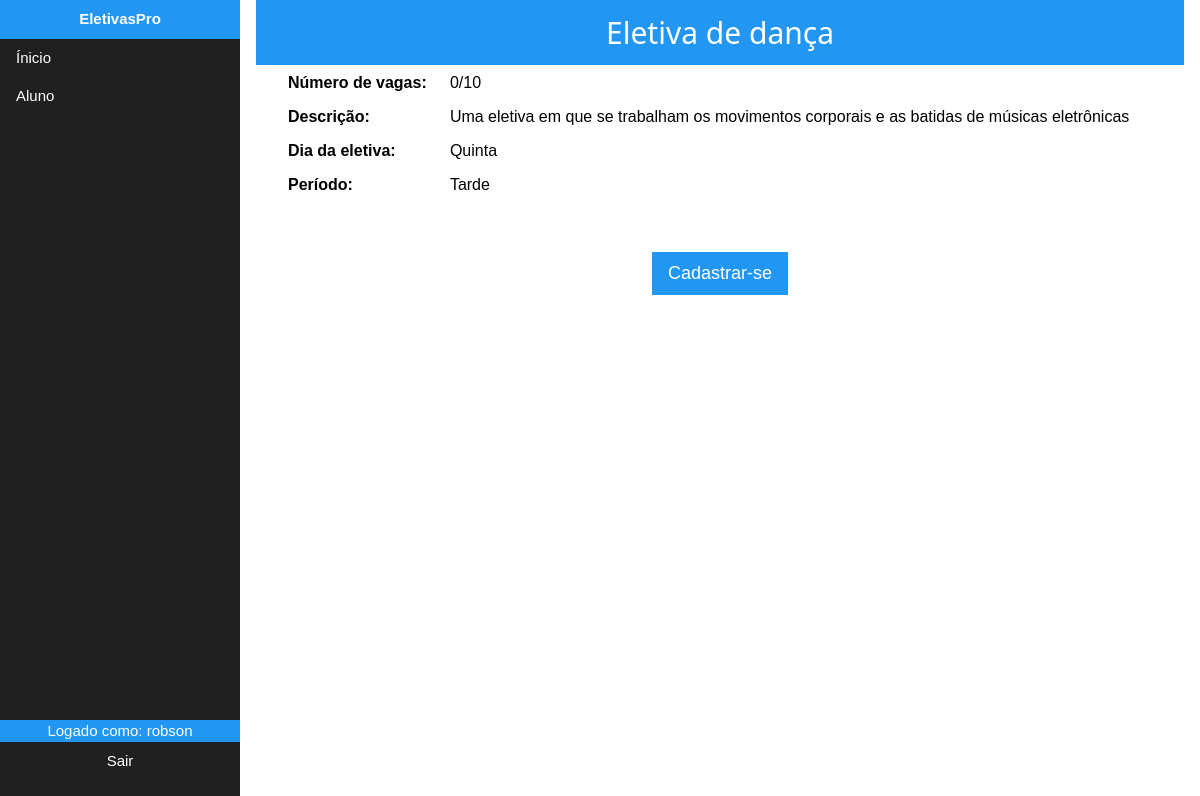
/aluno/eletiva/26 (signed in), run on the app's committed database.
### aluno/models.py (models this page shows, shortened)
class Aluno(models.Model):
    series = (
        (1,'1 Série'),
        (2,'2 Série'),
        (3,'3 Série'),
    )
    turmas = (
        ('A', 'TURMA A'),
        ('B', 'TURMA B'),
        ('C', 'TURMA C'),
        ('D', 'TURMA D'),
    )
    sige = models.CharField("Matricula do SIGE",max_length=7,unique=True,blank=True,null=True)
    nome = models.CharField("Nome", max_length=100)
    serie = models.IntegerField("Numero da série",choices=series, default=1)
    turma = models.CharField("Turma ", max_length=1,choices=turmas,default='A')
    cpf = models.CharField("CPF", max_length=11,blank=True,null=True)

### professor/models.py (models this page shows, shortened)
class Eletiva(models.Model):
    dias = (
        ('1','Segunda'),
        ('2','Terça'),
        ('3','Quarta'),
        ('4','Quinta'),
        ('5','Sexta'),
    )
    periodos = (
        ('1', 'Manhã'),
        ('2','Tarde'),
    )
    ativo = (
        (1,'Ativo'),
        (2,'Não Ativo'),
    )
    professor = models.ForeignKey(Professor,on_delete=models.CASCADE)
    nome = models.CharField("Nome",max_length=50)
    vagas = models.IntegerField("Número disponível de vagas",default=32)
    vagas_usadas = models.IntegerField("Vagas_preenchidas (deixe zero!)", default=0)
    dia = models.CharField("Dia da eletiva",max_length=1,choices=dias,default='1')
    periodo = models.CharField("Período da eletiva",max_length=1,choices=periodos,default='1')
    desc = models.TextField("Descrição da eletiva")
    ativa = models.IntegerField("Ativado",choices=ativo,default=1)

### aluno/auth_aluno.py (the view)
    def checar_logado(request, **kwargs):
        try:
            if request.session['aluno_logado'] == True:
                return view(request,**kwargs)
            else:
                return redir_entrar(request,**kwargs)
        except KeyError:
            return redir_entrar(request,**kwargs)

### aluno/auth_aluno.py (called while the page is built)
def require_aluno_logged(view):
    def redir_entrar(request, **kwargs):
        return redirect(reverse("aluno:entrar"))
    def checar_logado(request, **kwargs):
        try:
            if request.session['aluno_logado'] == True:
                return view(request,**kwargs)
            else:
                return redir_entrar(request,**kwargs)
        except KeyError:
            return redir_entrar(request,**kwargs)
    return checar_logado

### aluno/views.py (called while the page is built)
@require_aluno_logged
def eletiva(request,id):
    msg = ""
    suc = None
    erro = None
    elet = Eletiva.objects.get(pk=id)
    aluno = Aluno.objects.get(pk=request.session['aluno_id'])
    if request.method == "POST":
        r_eletiva,msg = criar_registro(elet,aluno)
        if r_eletiva == None:
            erro = msg
        else:
            suc = msg
    context = {
        "eletivas" : eletivas,
        'aluno' : Aluno.objects.get(pk=request.session['aluno_id']),
        "eletiva" : Eletiva.objects.get(pk=id),
        "mensagem" : suc,
        "erro" : erro,
    }
    return render(request,'eletivas/aluno/eletiva.html',context)

### aluno/templates/eletivas/aluno/eletiva.html (shortened to what this page needs)
{%include 'base/navbar_aluno.html'%}
<head>
</head>
<body>
    <div class="w3-container" style="margin-left: 20%;">
        <div class="w3-container w3-blue" style="text-align: center;">
            <h2>{{eletiva.nome}}</h2>
        </div>
        <div class="w3-container">
            <table class="w3-table">
                <tr>
                    <th>
                        Número de vagas:
                    </th>
                    <td>{{eletiva.vagas_usadas}}/{{eletiva.vagas}}</td>
                </tr>
                <tr>
                    <th>
                        Descrição:
                    </th>
                    <td>{{eletiva.desc}}</td>
                </tr>
                <tr>
                    <th>Dia da eletiva: </th>
                    <td>{{ eletiva.get_dia_display }}</td>
                </tr>
                <tr>
                    <th>Período: </th>
                    <td>{{ eletiva.get_periodo_display }}</td>
                </tr>
            </table>
            <div class="w3-container w3-center">
                <form action="{%url 'aluno:eletiva' id=eletiva.pk%} " method="POST">
                    <button name="registrar" class="w3-btn w3-blue w3-large" style="margin-top: 50px;">Cadastrar-se</button>
                </form>
            </div>
        </div>
</body>

### home/templates/base/navbar_aluno.html (shortened to what this page needs)
{% load static %}
<head>
    <link rel="stylesheet" href="{% static 'css/w3.css'%}">
    <link rel="stylesheet" href="{% static 'css/navbar.css' %}">
</head>
<body>
    <div class="w3-sidebar w3-bar-block" style="width:20%;background-color:#202020;color:white;">
        <a href="#index" class="w3-bar-item w3-button w3-blue w3-hover-blue w3-center"><b>EletivasPro</b></a>
        <a href="{%url 'aluno:index'%}" class="w3-hover-blue w3-bar-item w3-button">Ínicio</a>
            <button class="w3-button w3-block w3-left-align w3-hover-blue" onclick="AlunoAccFunc()">
                Aluno
                </button>
            </div>
            <div>
                    <p class="w3-blue w3-bottom w3-left-align w3-center" style="width: 20%;margin-bottom: 58px;">Logado como: {{aluno.nome}}</p>
                </div>
            <a class="w3-bar-item w3-button w3-hover-blue w3-bottom w3-left-align w3-center" style="width: 20%;margin-bottom: 20px; color: white;" href="{% url 'professor:sair'%}">Sair</a>
</body>

### home/static/css/w3.css (style rules this page uses)
*,*:before,*:after { box-sizing:inherit }
body { margin:0 }
a { background-color:transparent;-webkit-text-decoration-skip:objects }
button,input,select,textarea { font:inherit;margin:0 }
button,input { overflow:visible }
button,select { text-transform:none }
button,html [type=button],[type=reset],[type=submit] { -webkit-appearance:button }
html,body { font-family:Verdana,sans-serif;font-size:15px;line-height:1.5 }
h2 { font-size:30px }
h1,h2,h3,h4,h5,h6 { font-family:"Segoe UI",Arial,sans-serif;font-weight:400;margin:10px 0 }
a { color:inherit }
.w3-table,.w3-table-all { border-collapse:collapse;border-spacing:0;width:100%;display:table }
.w3-table td,.w3-table th,.w3-table-all td,.w3-table-all th { padding:8px 8px;display:table-cell;text-align:left;vertical-align:top }
.w3-table th:first-child,.w3-table td:first-child,.w3-table-all th:first-child,.w3-table-all td:first-child { padding-left:16px }
.w3-btn,.w3-button { border:none;display:inline-block;padding:8px 16px;vertical-align:middle;overflow:hidden;text-decoration:none;color:inherit;background-color:inherit;text-align:center;cursor:pointer;white-space:nowrap }
.w3-btn,.w3-button { -webkit-touch-callout:none;-webkit-user-select:none;-khtml-user-select:none;-moz-user-select:none;-ms-user-select:none;user-select:none }
.w3-sidebar { height:100%;width:200px;background-color:#fff;position:fixed!important;z-index:1;overflow:auto }
.w3-bar-block .w3-bar-item { width:100%;display:block;padding:8px 16px;text-align:left;border:none;white-space:normal;float:none;outline:0 }
.w3-block { display:block;width:100% }
.w3-container:after,.w3-container:before,.w3-panel:after,.w3-panel:before,.w3-row:after,.w3-row:before,.w3-row-padding:after,.w3-row-padding:before, .w3-cell-row:before,.w3-cell-row:after,.w3-clear:after,.w3-clear:before,.w3-bar:before,.w3-bar:after { content:"";display:table;clear:both }
.w3-top,.w3-bottom { position:fixed;width:100%;z-index:1 }
.w3-bottom { bottom:0 }
.w3-container,.w3-panel { padding:0.01em 16px }
.w3-large { font-size:18px!important }
.w3-left-align { text-align:left!important }
.w3-center { text-align:center!important }
.w3-blue,.w3-hover-blue:hover { color:#fff!important;background-color:#2196F3!important }

### home/static/css/navbar.css (style rules this page uses)
body { margin: 0; }

### data on the page
Aluno: nome "robson"
Eletiva: nome "Eletiva de dança", vagas_usadas "0", vagas "10", desc "Uma eletiva em que se trabalham os movimentos corporais e as batidas de músicas eletrônicas", dia "Quinta", periodo "Tarde"
